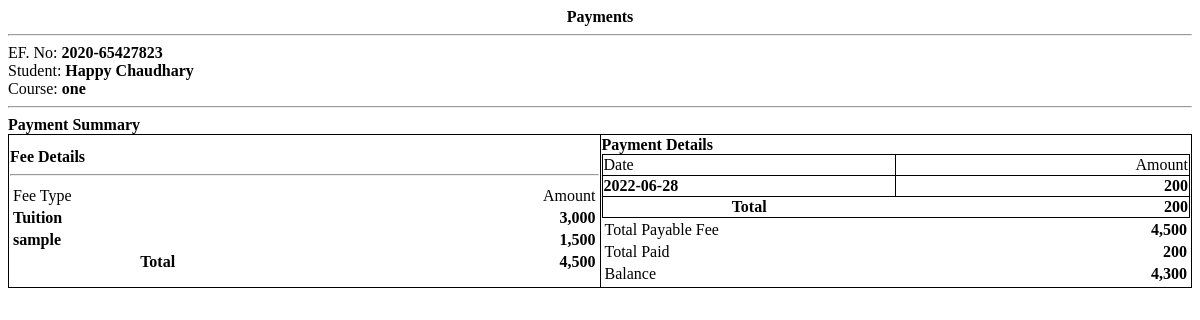
Screenshot of /accountant/receipt.php?ef_id=2 with the database file from the repository.
### tables this page shows
CREATE TABLE `fees` (
  `id` int(30) NOT NULL,
  `course_id` int(30) NOT NULL,
  `description` varchar(200) NOT NULL,
  `amount` float NOT NULL
);

CREATE TABLE `payments` (
  `id` int(30) NOT NULL,
  `ef_id` int(30) NOT NULL,
  `amount` float NOT NULL,
  `remarks` text NOT NULL,
  `date_created` datetime NOT NULL DEFAULT current_timestamp() ON UPDATE current_timestamp()
);

### accountant/receipt.php (the view, shortened to what this page needs)
<?php
include '../config.php';
$payments = $conn->query("SELECT * FROM payments where ef_id = $id ");
$pay_arr = array();
while($row=$payments->fetch_array()){
	$pay_arr[$row['id']] = $row;
}
?>
<div class="container-fluid">
	<p class="text-center"><b><?php echo $_GET['pid'] == 0 ? "Payments" : 'Payment Receipt' ?></b></p>
	<hr>
	<div class="flex">
		<div class="w-50">
			<p>EF. No: <b><?php echo $ef_no ?></b></p>
			<p>Student: <b><?php echo ucwords($sname) ?></b></p>
			<p>Course: <b><?php echo $class ?></b></p>
		</div>
	</div>
	<hr>
	<p><b>Payment Summary</b></p>
	<table class="wborder">
		<tr>
			<td width="50%">
				<p><b>Fee Details</b></p>
				<hr>
				<table width="100%">
					<tr>
						<td width="50%">Fee Type</td>
						<td width="50%" class='text-right'>Amount</td>
					</tr>
					<?php
				$cfees = $conn->query("SELECT * FROM fees where course_id = $course_id");
				$ftotal = 0;
				while ($row = $cfees->fetch_assoc()) {
					$ftotal += $row['amount'];
				?>
				<tr>
					<td><b><?php echo $row['description'] ?></b></td>
					<td class='text-right'><b><?php echo number_format($row['amount']) ?></b></td>
				</tr>
				<?php
				}
				?>
				<tr>
					<th>Total</th>
					<th class='text-right'><b><?php echo number_format($ftotal) ?></b></th>
				</tr>
				</table>
			</td>
			<td width="50%">
			<p><b>Payment Details</b></p>
				<table width="100%" class="wborder">
					<tr>
						<td width="50%">Date</td>
						<td width="50%" class='text-right'>Amount</td>
					</tr>
					<?php
						$ptotal = 0;
						foreach ($pay_arr as $row) {
							if($row["id"] <= $_GET['pid'] || $_GET['pid'] == 0){
							$ptotal += $row['amount'];
					?>
					<tr>
						<td><b><?php echo date("Y-m-d",strtotime($row['date_created'])) ?></b></td>
						<td class='text-right'><b><?php echo number_format($row['amount']) ?></b></td>
					</tr>
					<?php
						}
						}
					?>
					<tr>
						<th>Total</th>
						<th class='text-right'><b><?php echo number_format($ptotal) ?></b></th>
					</tr>
				</table>
				<table width="100%">
					<tr>
						<td>Total Payable Fee</td>
						<td class='text-right'><b><?php echo number_format($ftotal) ?></b></td>
					</tr>
					<tr>
						<td>Total Paid</td>
						<td class='text-right'><b><?php echo number_format($ptotal) ?></b></td>
					</tr>
					<tr>
						<td>Balance</td>
						<td class='text-right'><b><?php echo number_format($ftotal-$ptotal) ?></b></td>
					</tr>
				</table>
			</td>
		</tr>
	</table>
</div>

### accountant/receipt.php (style rules this page uses)
.flex { display: inline-flex; width: 100%; }
.w-50 { width: 50%; }
.text-center { text-align:center; }
.text-right { text-align:right; }
table.wborder { width: 100%; border-collapse: collapse; }
table.wborder>tbody>tr, table.wborder>tbody>tr>td { border:1px solid; }
p { margin:unset; }

### rows the page displays
fees: description "Tuition", amount "3,000"
fees: description "sample", amount "1,500"
payments: date_created "2022-06-28", amount "200"

### other values shown
$ef_no "2020-65427823"
$sname "Happy Chaudhary"
$class "one"
$ftotal "4,500"
$ptotal "200"
$ftotal-$ptotal "4,300"
